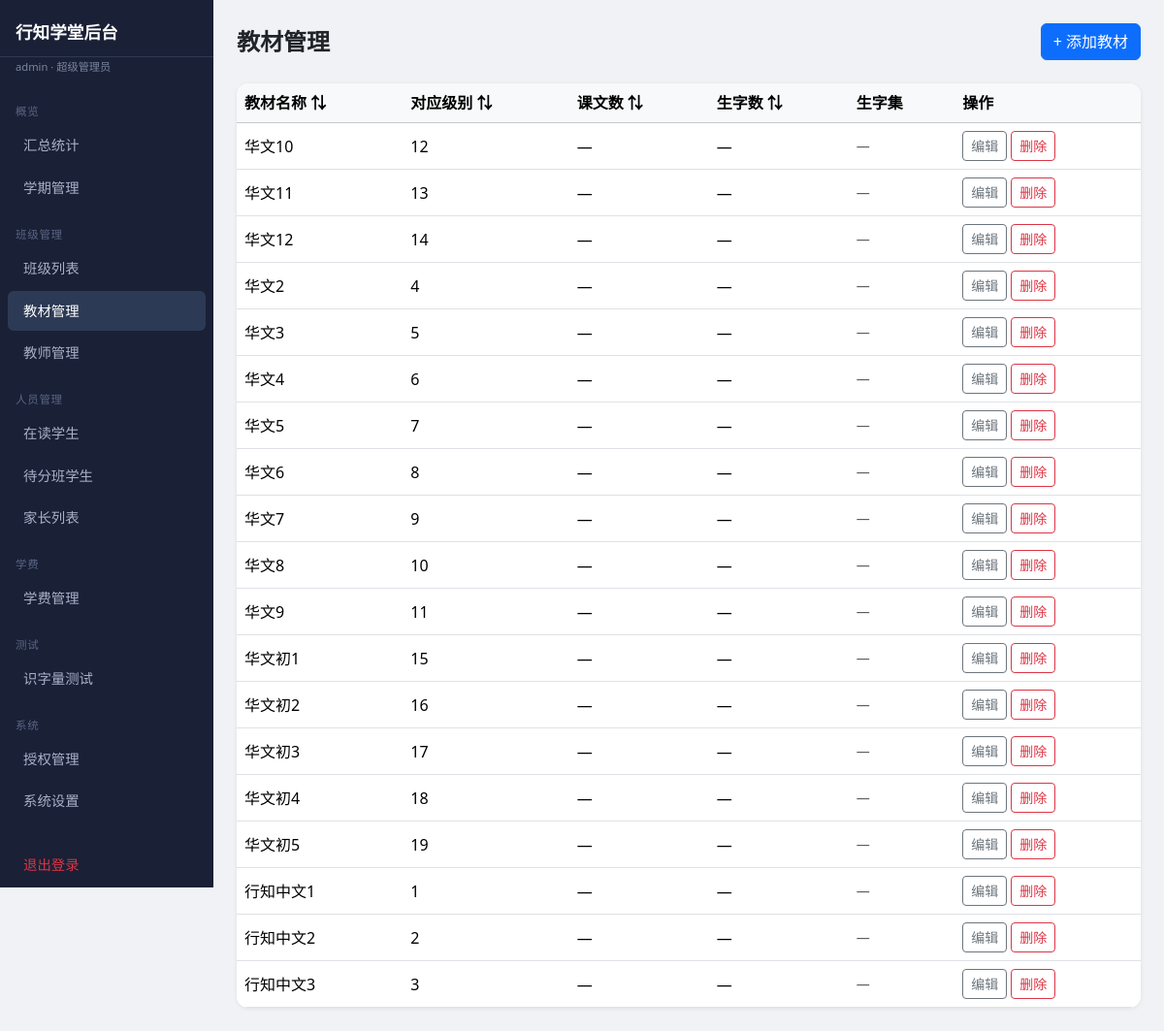
/admin/materials (signed in), run on the app's committed database.
### app/models/admin_user.py (models this page shows, shortened)
class AdminUser(Base, TimestampMixin):
    __tablename__ = "admin_users"
    id: Mapped[int] = mapped_column(primary_key=True)
    username: Mapped[str] = mapped_column(String(100), unique=True, nullable=False)
    hashed_password: Mapped[str] = mapped_column(String(200), nullable=False)
    is_active: Mapped[bool] = mapped_column(Boolean, default=True)
    is_superadmin: Mapped[bool] = mapped_column(Boolean, default=False)
    role: Mapped[str] = mapped_column(String(20), nullable=False, default=ROLE_SENIOR_ADMIN)
    teacher_id: Mapped[Optional[int]] = mapped_column(
        Integer, ForeignKey("teachers.id"), nullable=True
    )
    teacher: Mapped[Optional["Teacher"]] = relationship("Teacher", foreign_keys=[teacher_id])  # noqa: F821

### app/models/material.py (models this page shows)
class Material(Base, TimestampMixin):
    __tablename__ = "materials"
    id: Mapped[int] = mapped_column(primary_key=True)
    name: Mapped[str] = mapped_column(String(200), nullable=False)
    level: Mapped[Optional[int]] = mapped_column(nullable=True)
    description: Mapped[Optional[str]] = mapped_column(String(500), nullable=True)
    lesson_count: Mapped[Optional[int]] = mapped_column(nullable=True)   # 课文数
    char_count: Mapped[Optional[int]] = mapped_column(nullable=True)     # 生字数
    char_set: Mapped[Optional[str]] = mapped_column(Text, nullable=True) # 生字集
    class_materials: Mapped[list["ClassMaterial"]] = relationship(
        back_populates="material"
    )

### app/web/admin.py (the view)
@router.get("/materials", response_class=HTMLResponse)
async def materials_list(request: Request, db: AsyncSession = Depends(get_db)):
    admin = await _get_admin(request, db)
    if not admin:
        return _login_redirect()
    if admin.role == ROLE_TEACHER and admin.teacher_id:
        semester = await _active_semester(db)
        if semester:
            tc_r = await db.execute(
                select(ClassTeacher.class_id)
                .join(Class, Class.id == ClassTeacher.class_id)
                .where(ClassTeacher.teacher_id == admin.teacher_id, Class.semester_id == semester.id)
            )
            teacher_class_ids = {row[0] for row in tc_r.all()}
            mat_ids_r = await db.execute(
                select(ClassMaterial.material_id).where(ClassMaterial.class_id.in_(teacher_class_ids))
            )
            mat_ids = {row[0] for row in mat_ids_r.all()}
            r = await db.execute(select(Material).where(Material.id.in_(mat_ids)).order_by(Material.name))
        else:
            r = await db.execute(select(Material).where(False))
    else:
        r = await db.execute(select(Material).order_by(Material.name))
    return templates.TemplateResponse(request, "admin/materials.html", {
        "admin": admin,
        "current_admin": admin,
        "materials": r.scalars().all(),
        "ok": request.query_params.get("ok"),
        "err": request.query_params.get("err"),
    })

### app/templates/admin/materials.html (shortened to what this page needs)
{% extends "admin/base.html" %}
{% block content %}
<div class="page-header d-flex justify-content-between align-items-center">
  <h4 class="mb-0 fw-bold">教材管理</h4>
  <button class="btn btn-primary" data-bs-toggle="modal" data-bs-target="#addModal">+ 添加教材</button>
</div>
<div class="table-card">
  <table class="table table-hover align-middle mb-0" id="sortTable">
    <thead class="table-light">
      <tr>
        <th class="sortable" data-col="0" style="cursor:pointer;user-select:none">教材名称 <span class="sort-icon">⇅</span></th>
        <th class="sortable" data-col="1" style="cursor:pointer;user-select:none">对应级别 <span class="sort-icon">⇅</span></th>
        <th class="sortable" data-col="2" style="cursor:pointer;user-select:none">课文数 <span class="sort-icon">⇅</span></th>
        <th class="sortable" data-col="3" style="cursor:pointer;user-select:none">生字数 <span class="sort-icon">⇅</span></th>
        <th>生字集</th>
        <th>操作</th>
      </tr>
    </thead>
    <tbody>
      {% for m in materials %}
      <tr>
        <td class="fw-medium">{{ m.name }}</td>
        <td data-sort="{{ m.level if m.level else 999 }}">{{ m.level or '—' }}</td>
        <td data-sort="{{ m.lesson_count or 0 }}">{{ m.lesson_count or '—' }}</td>
        <td data-sort="{{ m.char_count or 0 }}">{{ m.char_count or '—' }}</td>
        <td class="text-muted small" style="max-width:300px;word-break:break-all">{{ m.char_set or '—' }}</td>
        <td class="text-nowrap">
          <button class="btn btn-sm btn-outline-secondary"
                  data-bs-toggle="modal" data-bs-target="#editModal{{ m.id }}">编辑</button>
          <form method="post" action="/admin/materials/{{ m.id }}/delete" class="d-inline"
                onsubmit="return confirm('确认删除教材 {{ m.name }}？')">
            <button class="btn btn-sm btn-outline-danger">删除</button>
          </form>
        </td>
      </tr>
      {% else %}
      <tr><td colspan="6" class="text-center text-muted py-4">暂无教材</td></tr>
      {% endfor %}
    </tbody>
  </table>
</div>
{% endblock %}

### app/templates/admin/base.html (shortened to what this page needs)
<!doctype html>
<html lang="zh-CN">
<head>
  <link href="https://cdn.jsdelivr.net/npm/bootstrap@5.3.2/dist/css/bootstrap.min.css" rel="stylesheet">
</head>
<body>
{% set _role = current_admin.role if current_admin else '' %}
{% set _is_super = (_role == 'superadmin' or (current_admin and current_admin.is_superadmin)) %}
{% set _is_senior = (_is_super or _role == 'senior_admin') %}
<div class="sidebar">
  <div class="brand">行知学堂后台</div>
  {% if current_admin %}
  <div class="role-badge">{{ current_admin.username }} · {{ current_admin.role_label }}</div>
  {% endif %}
  <nav class="mt-1">
    <div class="nav-section">概览</div>
    <a href="/admin/" class="nav-link {% if request.url.path == '/admin/' %}active{% endif %}">汇总统计</a>
    {% if _is_senior %}
    <a href="/admin/semesters" class="nav-link {% if '/semesters' in request.url.path %}active{% endif %}">学期管理</a>
    {% endif %}
    <div class="nav-section">班级管理</div>
    <a href="/admin/classes" class="nav-link {% if '/classes' in request.url.path %}active{% endif %}">班级列表</a>
    <a href="/admin/materials" class="nav-link {% if '/materials' in request.url.path %}active{% endif %}">教材管理</a>
    {% if _is_senior %}
    <a href="/admin/teachers" class="nav-link {% if '/teachers' in request.url.path %}active{% endif %}">教师管理</a>
    {% endif %}
    <div class="nav-section">人员管理</div>
    <a href="/admin/enrolled-students" class="nav-link {% if '/enrolled-students' in request.url.path %}active{% endif %}">在读学生</a>
    {% if _is_senior %}
    <a href="/admin/pending-students" class="nav-link {% if '/pending-students' in request.url.path %}active{% endif %}">待分班学生</a>
    {% endif %}
    <a href="/admin/guardians" class="nav-link {% if '/guardians' in request.url.path %}active{% endif %}">家长列表</a>
    {% if _is_super %}
    <div class="nav-section">学费</div>
    <a href="/admin/tuition" class="nav-link {% if '/tuition' in request.url.path %}active{% endif %}">学费管理</a>
    {% endif %}
    {% if _is_senior %}
    <div class="nav-section">测试</div>
    <a href="/admin/literacy-tests" class="nav-link {% if '/literacy-tests' in request.url.path %}active{% endif %}">识字量测试</a>
    {% endif %}
    {% if _is_super %}
    <div class="nav-section">系统</div>
    <a href="/admin/users" class="nav-link {% if '/users' in request.url.path %}active{% endif %}">授权管理</a>
    <a href="/admin/settings" class="nav-link {% if '/settings' in request.url.path %}active{% endif %}">系统设置</a>
    {% endif %}
    <a href="/admin/logout" class="nav-link text-danger mt-4">退出登录</a>
  </nav>
</div>
<div class="main-content">
  {% block content %}{% endblock %}
</div>
</body>
</html>

### app/templates/admin/base.html (style rules this page uses)
body { background: #f0f2f5; }
.sidebar { width: 220px; min-height: 100vh; background: #1a2035; position: fixed; top: 0; left: 0; }
.sidebar .brand { padding: 20px 16px 12px; color: #fff; font-size: 1.1rem; font-weight: 700; border-bottom: 1px solid #2d3a55; }
.sidebar .nav-link { color: #a8b0c8; padding: 10px 16px; border-radius: 6px; margin: 2px 8px; font-size: .9rem; }
.sidebar .nav-link:hover, .sidebar .nav-link.active { background: #2d3a55; color: #fff; }
.sidebar .nav-section { color: #5a6585; font-size: .72rem; text-transform: uppercase; letter-spacing: .06em; padding: 16px 16px 4px; }
.sidebar .role-badge { font-size: .7rem; color: #7a85a0; padding: 2px 16px 8px; }
.main-content { margin-left: 220px; padding: 24px; min-height: 100vh; }
.page-header { margin-bottom: 24px; }
.table-card { background: #fff; border-radius: 12px; box-shadow: 0 1px 4px rgba(0,0,0,.08); overflow: hidden; }
.table-card .table { margin: 0; }

### data on the page
AdminUser: username "admin", role_label "超级管理员"
Material: name "华文10", level "12", lesson_count "—", char_count "—", char_set "—"
Material: name "华文11", level "13", lesson_count "—", char_count "—", char_set "—"
Material: name "华文12", level "14", lesson_count "—", char_count "—", char_set "—"
Material: name "华文2", level "4", lesson_count "—", char_count "—", char_set "—"
Material: name "华文3", level "5", lesson_count "—", char_count "—", char_set "—"
Material: name "华文4", level "6", lesson_count "—", char_count "—", char_set "—"
Material: name "华文5", level "7", lesson_count "—", char_count "—", char_set "—"
Material: name "华文6", level "8", lesson_count "—", char_count "—", char_set "—"
Material: name "华文7", level "9", lesson_count "—", char_count "—", char_set "—"
Material: name "华文8", level "10", lesson_count "—", char_count "—", char_set "—"
Material: name "华文9", level "11", lesson_count "—", char_count "—", char_set "—"
Material: name "华文初1", level "15", lesson_count "—", char_count "—", char_set "—"
Material: name "华文初2", level "16", lesson_count "—", char_count "—", char_set "—"
Material: name "华文初3", level "17", lesson_count "—", char_count "—", char_set "—"
Material: name "华文初4", level "18", lesson_count "—", char_count "—", char_set "—"
Material: name "华文初5", level "19", lesson_count "—", char_count "—", char_set "—"
Material: name "行知中文1", level "1", lesson_count "—", char_count "—", char_set "—"
Material: name "行知中文2", level "2", lesson_count "—", char_count "—", char_set "—"
Material: name "行知中文3", level "3", lesson_count "—", char_count "—", char_set "—"
